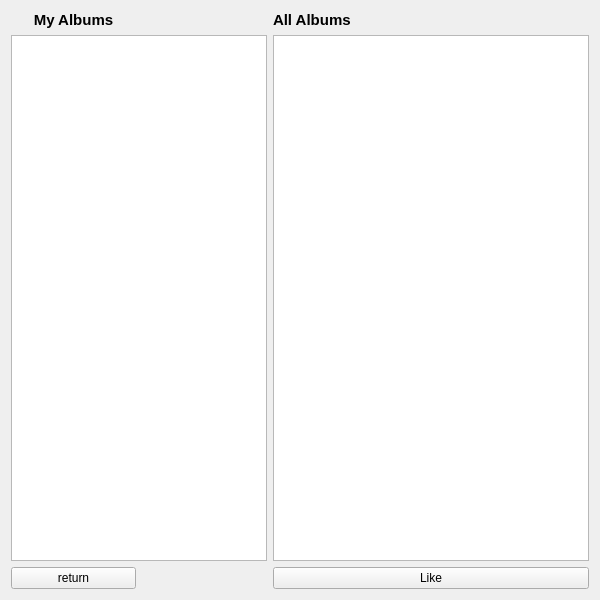
<?xml version="1.0" encoding="UTF-8"?>
<ui version="4.0">
 <class>AlbumWindow</class>
 <widget class="QWidget" name="AlbumWindow">
  <property name="geometry">
   <rect>
    <x>0</x>
    <y>0</y>
    <width>600</width>
    <height>600</height>
   </rect>
  </property>
  <property name="minimumSize">
   <size>
    <width>600</width>
    <height>600</height>
   </size>
  </property>
  <property name="maximumSize">
   <size>
    <width>600</width>
    <height>600</height>
   </size>
  </property>
  <property name="windowTitle">
   <string>Albums</string>
  </property>
  <property name="windowIcon">
   <iconset resource="Resources/main.qrc">
    <normaloff>:/Icons/Icons/spotify.png</normaloff>:/Icons/Icons/spotify.png</iconset>
  </property>
  <property name="styleSheet">
   <string notr="true"/>
  </property>
  <layout class="QGridLayout" name="gridLayout">
   <item row="0" column="2">
    <widget class="QLabel" name="label_2">
     <property name="font">
      <font>
       <pointsize>11</pointsize>
       <weight>75</weight>
       <bold>true</bold>
      </font>
     </property>
     <property name="text">
      <string>All Albums</string>
     </property>
    </widget>
   </item>
   <item row="2" column="0">
    <widget class="QPushButton" name="back_btn">
     <property name="text">
      <string>return</string>
     </property>
    </widget>
   </item>
   <item row="1" column="0" colspan="2">
    <widget class="QListView" name="Myalbums_view"/>
   </item>
   <item row="2" column="2">
    <widget class="QPushButton" name="like_btn">
     <property name="text">
      <string>Like</string>
     </property>
    </widget>
   </item>
   <item row="1" column="2">
    <layout class="QGridLayout" name="gridLayout_2">
     <item row="0" column="0">
      <widget class="QListView" name="allalbums_view"/>
     </item>
    </layout>
   </item>
   <item row="0" column="0">
    <widget class="QLabel" name="Myalbums_lbl">
     <property name="font">
      <font>
       <pointsize>11</pointsize>
       <weight>75</weight>
       <bold>true</bold>
      </font>
     </property>
     <property name="text">
      <string>My Albums</string>
     </property>
     <property name="alignment">
      <set>Qt::AlignCenter</set>
     </property>
    </widget>
   </item>
  </layout>
 </widget>
 <resources>
  <include location="Resources/main.qrc"/>
 </resources>
 <connections/>
</ui>
